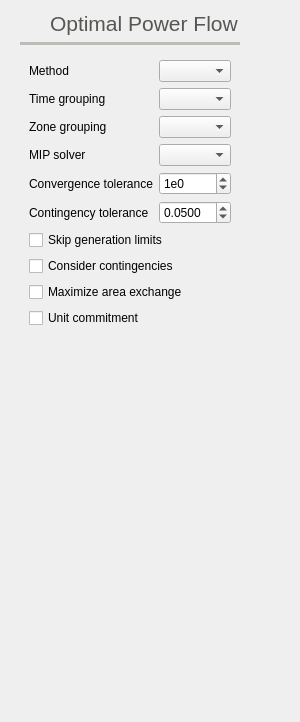
          <widget class="QWidget" name="tab_4">
           <attribute name="icon">
            <iconset resource="icons.qrc">
             <normaloff>:/Icons/icons/dcopf.svg</normaloff>:/Icons/icons/dcopf.svg</iconset>
           </attribute>
           <attribute name="title">
            <string>OPF</string>
           </attribute>
           <attribute name="toolTip">
            <string>Optimal power flow settings</string>
           </attribute>
           <layout class="QGridLayout" name="gridLayout_10">
            <item row="0" column="4">
             <spacer name="horizontalSpacer_10">
              <property name="orientation">
               <enum>Qt::Horizontal</enum>
              </property>
              <property name="sizeHint" stdset="0">
               <size>
                <width>40</width>
                <height>20</height>
               </size>
              </property>
             </spacer>
            </item>
            <item row="0" column="0">
             <widget class="QFrame" name="frame_30">
              <property name="frameShape">
               <enum>QFrame::NoFrame</enum>
              </property>
              <property name="frameShadow">
               <enum>QFrame::Raised</enum>
              </property>
              <layout class="QVBoxLayout" name="verticalLayout_20">
               <property name="topMargin">
                <number>0</number>
               </property>
               <item>
                <widget class="QFrame" name="frame_43">
                 <property name="frameShape">
                  <enum>QFrame::NoFrame</enum>
                 </property>
                 <property name="frameShadow">
                  <enum>QFrame::Raised</enum>
                 </property>
                 <layout class="QHBoxLayout" name="horizontalLayout_15">
                  <property name="leftMargin">
                   <number>0</number>
                  </property>
                  <property name="topMargin">
                   <number>0</number>
                  </property>
                  <property name="rightMargin">
                   <number>0</number>
                  </property>
                  <property name="bottomMargin">
                   <number>0</number>
                  </property>
                  <item>
                   <widget class="QLabel" name="label_72">
                    <property name="minimumSize">
                     <size>
                      <width>24</width>
                      <height>24</height>
                     </size>
                    </property>
                    <property name="maximumSize">
                     <size>
                      <width>24</width>
                      <height>24</height>
                     </size>
                    </property>
                    <property name="text">
                     <string/>
                    </property>
                    <property name="pixmap">
                     <pixmap resource="icons.qrc">:/Icons/icons/dcopf.svg</pixmap>
                    </property>
                    <property name="scaledContents">
                     <bool>true</bool>
                    </property>
                   </widget>
                  </item>
                  <item>
                   <widget class="QLabel" name="label_73">
                    <property name="palette">
                     <palette>
                      <active>
                       <colorrole role="WindowText">
                        <brush brushstyle="SolidPattern">
                         <color alpha="255">
                          <red>85</red>
                          <green>87</green>
                          <blue>83</blue>
                         </color>
                        </brush>
                       </colorrole>
                      </active>
                      <inactive>
                       <colorrole role="WindowText">
                        <brush brushstyle="SolidPattern">
                         <color alpha="255">
                          <red>85</red>
                          <green>87</green>
                          <blue>83</blue>
                         </color>
                        </brush>
                       </colorrole>
                      </inactive>
                      <disabled>
                       <colorrole role="WindowText">
                        <brush brushstyle="SolidPattern">
                         <color alpha="255">
                          <red>190</red>
                          <green>190</green>
                          <blue>190</blue>
                         </color>
                        </brush>
                       </colorrole>
                      </disabled>
                     </palette>
                    </property>
                    <property name="font">
                     <font>
                      <pointsize>16</pointsize>
                     </font>
                    </property>
                    <property name="text">
                     <string>Optimal Power Flow</string>
                    </property>
                    <property name="alignment">
                     <set>Qt::AlignBottom|Qt::AlignLeading|Qt::AlignLeft</set>
                    </property>
                   </widget>
                  </item>
                 </layout>
                </widget>
               </item>
               <item>
                <widget class="Line" name="line_16">
                 <property name="palette">
                  <palette>
                   <active>
                    <colorrole role="WindowText">
                     <brush brushstyle="SolidPattern">
                      <color alpha="255">
                       <red>186</red>
                       <green>189</green>
                       <blue>182</blue>
                      </color>
                     </brush>
                    </colorrole>
                   </active>
                   <inactive>
                    <colorrole role="WindowText">
                     <brush brushstyle="SolidPattern">
                      <color alpha="255">
                       <red>186</red>
                       <green>189</green>
                       <blue>182</blue>
                      </color>
                     </brush>
                    </colorrole>
                   </inactive>
                   <disabled>
                    <colorrole role="WindowText">
                     <brush brushstyle="SolidPattern">
                      <color alpha="255">
                       <red>190</red>
                       <green>190</green>
                       <blue>190</blue>
                      </color>
                     </brush>
                    </colorrole>
                   </disabled>
                  </palette>
                 </property>
                 <property name="frameShadow">
                  <enum>QFrame::Plain</enum>
                 </property>
                 <property name="lineWidth">
                  <number>4</number>
                 </property>
                 <property name="orientation">
                  <enum>Qt::Horizontal</enum>
                 </property>
                </widget>
               </item>
               <item>
                <widget class="QFrame" name="frame_2">
                 <property name="frameShape">
                  <enum>QFrame::NoFrame</enum>
                 </property>
                 <property name="frameShadow">
                  <enum>QFrame::Raised</enum>
                 </property>
                 <layout class="QGridLayout" name="gridLayout_3">
                  <item row="5" column="1">
                   <widget class="QDoubleSpinBox" name="opfContingencyToleranceSpinBox">
                    <property name="toolTip">
                     <string>LODF matrix tolerance choosing contingencies</string>
                    </property>
                    <property name="decimals">
                     <number>4</number>
                    </property>
                    <property name="value">
                     <double>0.050000000000000</double>
                    </property>
                   </widget>
                  </item>
                  <item row="3" column="0">
                   <widget class="QLabel" name="label_10">
                    <property name="text">
                     <string>MIP solver</string>
                    </property>
                   </widget>
                  </item>
                  <item row="0" column="1">
                   <widget class="QComboBox" name="lpf_solver_comboBox">
                    <property name="toolTip">
                     <string>Choose the optimal power flow method</string>
                    </property>
                   </widget>
                  </item>
                  <item row="4" column="0">
                   <widget class="QLabel" name="label_44">
                    <property name="text">
                     <string>Convergence tolerance</string>
                    </property>
                   </widget>
                  </item>
                  <item row="7" column="0" colspan="2">
                   <widget class="QCheckBox" name="considerContingenciesOpfCheckBox">
                    <property name="text">
                     <string>Consider contingencies</string>
                    </property>
                   </widget>
                  </item>
                  <item row="5" column="0">
                   <widget class="QLabel" name="label_104">
                    <property name="text">
                     <string>Contingency tolerance</string>
                    </property>
                   </widget>
                  </item>
                  <item row="3" column="1">
                   <widget class="QComboBox" name="mip_solver_comboBox">
                    <property name="toolTip">
                     <string>Choose the external mixed integer programming solver</string>
                    </property>
                   </widget>
                  </item>
                  <item row="1" column="1">
                   <widget class="QComboBox" name="opf_time_grouping_comboBox">
                    <property name="toolTip">
                     <string>&lt;html&gt;&lt;head/&gt;&lt;body&gt;&lt;p&gt;Choose the time grouping to possibly shorten the solution time.&lt;/p&gt;&lt;p&gt;This splits the time series by week, month, etc. and the subproblems are solved sequentially.&lt;/p&gt;&lt;/body&gt;&lt;/html&gt;</string>
                    </property>
                   </widget>
                  </item>
                  <item row="2" column="1">
                   <widget class="QComboBox" name="opfZonalGroupByComboBox"/>
                  </item>
                  <item row="4" column="1">
                   <widget class="QSpinBox" name="opfTolSpinBox">
                    <property name="prefix">
                     <string>1e</string>
                    </property>
                    <property name="minimum">
                     <number>-99</number>
                    </property>
                   </widget>
                  </item>
                  <item row="0" column="0">
                   <widget class="QLabel" name="label_42">
                    <property name="text">
                     <string>Method</string>
                    </property>
                   </widget>
                  </item>
                  <item row="1" column="0">
                   <widget class="QLabel" name="label_4">
                    <property name="text">
                     <string>Time grouping</string>
                    </property>
                   </widget>
                  </item>
                  <item row="6" column="0" colspan="2">
                   <widget class="QCheckBox" name="skipOpfGenerationLimitsCheckBox">
                    <property name="text">
                     <string>Skip generation limits</string>
                    </property>
                   </widget>
                  </item>
                  <item row="8" column="0" colspan="2">
                   <widget class="QCheckBox" name="opfMaximizeExcahngeCheckBox">
                    <property name="text">
                     <string>Maximize area exchange</string>
                    </property>
                   </widget>
                  </item>
                  <item row="2" column="0">
                   <widget class="QLabel" name="label_103">
                    <property name="text">
                     <string>Zone grouping</string>
                    </property>
                   </widget>
                  </item>
                  <item row="9" column="0">
                   <widget class="QCheckBox" name="opfUnitCommitmentCheckBox">
                    <property name="text">
                     <string>Unit commitment</string>
                    </property>
                   </widget>
                  </item>
                 </layout>
                </widget>
               </item>
               <item>
                <spacer name="verticalSpacer_18">
                 <property name="orientation">
                  <enum>Qt::Vertical</enum>
                 </property>
                 <property name="sizeHint" stdset="0">
                  <size>
                   <width>20</width>
                   <height>365</height>
                  </size>
                 </property>
                </spacer>
               </item>
              </layout>
             </widget>
            </item>
           </layout>
          </widget>
